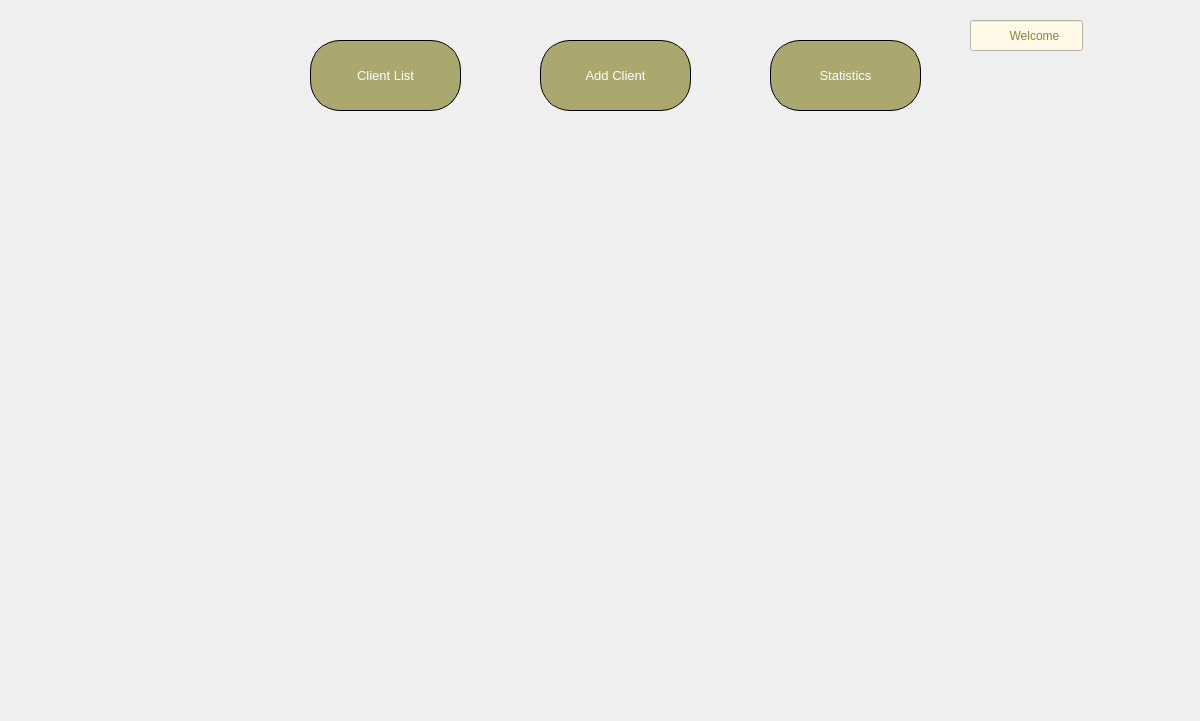
     <widget class="QFrame" name="frame_2_client">
      <property name="geometry">
       <rect>
        <x>10</x>
        <y>30</y>
        <width>1200</width>
        <height>721</height>
       </rect>
      </property>
      <property name="maximumSize">
       <size>
        <width>1200</width>
        <height>1200</height>
       </size>
      </property>
      <property name="styleSheet">
       <string notr="true">#frame_2{
border: 2px solid;
border-color: rgb(0, 0, 0);
background-color: rgb(255, 249, 231);
background-color: rgb(255, 255, 255);
border-radius: 15px;
}</string>
      </property>
      <property name="frameShape">
       <enum>QFrame::Shape::NoFrame</enum>
      </property>
      <widget class="QLabel" name="label_13_client">
       <property name="geometry">
        <rect>
         <x>1110</x>
         <y>10</y>
         <width>63</width>
         <height>61</height>
        </rect>
       </property>
       <property name="text">
        <string/>
       </property>
       <property name="pixmap">
        <pixmap>../Downloads/admin.png</pixmap>
       </property>
       <property name="scaledContents">
        <bool>true</bool>
       </property>
      </widget>
      <widget class="QLineEdit" name="lineEdit_3_client">
       <property name="geometry">
        <rect>
         <x>970</x>
         <y>20</y>
         <width>113</width>
         <height>31</height>
        </rect>
       </property>
       <property name="styleSheet">
        <string notr="true">background-color: rgb(255, 249, 231);
font: 20pt &quot;Rage Italic&quot;;
color: rgb(148, 125, 66);</string>
       </property>
       <property name="text">
        <string>           Welcome</string>
       </property>
       <property name="dragEnabled">
        <bool>false</bool>
       </property>
      </widget>
      <widget class="QLineEdit" name="lineEdit_5_client">
       <property name="geometry">
        <rect>
         <x>540</x>
         <y>40</y>
         <width>151</width>
         <height>71</height>
        </rect>
       </property>
       <property name="font">
        <font>
         <family>MV Boli</family>
         <pointsize>10</pointsize>
         <italic>false</italic>
         <bold>false</bold>
        </font>
       </property>
       <property name="styleSheet">
        <string notr="true">background-color: rgb(255, 255, 255);
color: rgb(0, 0, 0);
font: 10pt ;


border-radius:30px;
</string>
       </property>
       <property name="text">
        <string>Add Employee</string>
       </property>
       <property name="frame">
        <bool>true</bool>
       </property>
       <property name="cursorPosition">
        <number>12</number>
       </property>
       <property name="dragEnabled">
        <bool>false</bool>
       </property>
       <property name="readOnly">
        <bool>false</bool>
       </property>
      </widget>
      <widget class="QPushButton" name="List_Button_client">
       <property name="geometry">
        <rect>
         <x>310</x>
         <y>40</y>
         <width>151</width>
         <height>71</height>
        </rect>
       </property>
       <property name="styleSheet">
        <string notr="true">border: 1px solid black;

color: rgb(255, 255, 255);
font: 10pt ;

background-color: rgb(171, 168, 111);




border-radius:30px;
</string>
       </property>
       <property name="text">
        <string>Client List</string>
       </property>
      </widget>
      <widget class="QLabel" name="label_16_client">
       <property name="geometry">
        <rect>
         <x>284</x>
         <y>50</y>
         <width>51</width>
         <height>51</height>
        </rect>
       </property>
       <property name="text">
        <string/>
       </property>
       <property name="pixmap">
        <pixmap>../Downloads/complete.png</pixmap>
       </property>
       <property name="scaledContents">
        <bool>true</bool>
       </property>
      </widget>
      <widget class="QPushButton" name="Add_Button_client">
       <property name="geometry">
        <rect>
         <x>540</x>
         <y>40</y>
         <width>151</width>
         <height>71</height>
        </rect>
       </property>
       <property name="styleSheet">
        <string notr="true">border: 1px solid black;

color: rgb(255, 255, 255);
font: 10pt ;

background-color: rgb(171, 168, 111);




border-radius:30px;
</string>
       </property>
       <property name="text">
        <string>Add Client</string>
       </property>
      </widget>
      <widget class="QPushButton" name="Stat_Button_client">
       <property name="geometry">
        <rect>
         <x>770</x>
         <y>40</y>
         <width>151</width>
         <height>71</height>
        </rect>
       </property>
       <property name="styleSheet">
        <string notr="true">border: 1px solid black;

color: rgb(255, 255, 255);
font: 10pt ;

background-color: rgb(171, 168, 111);




border-radius:30px;
</string>
       </property>
       <property name="text">
        <string>Statistics</string>
       </property>
      </widget>
     </widget>
